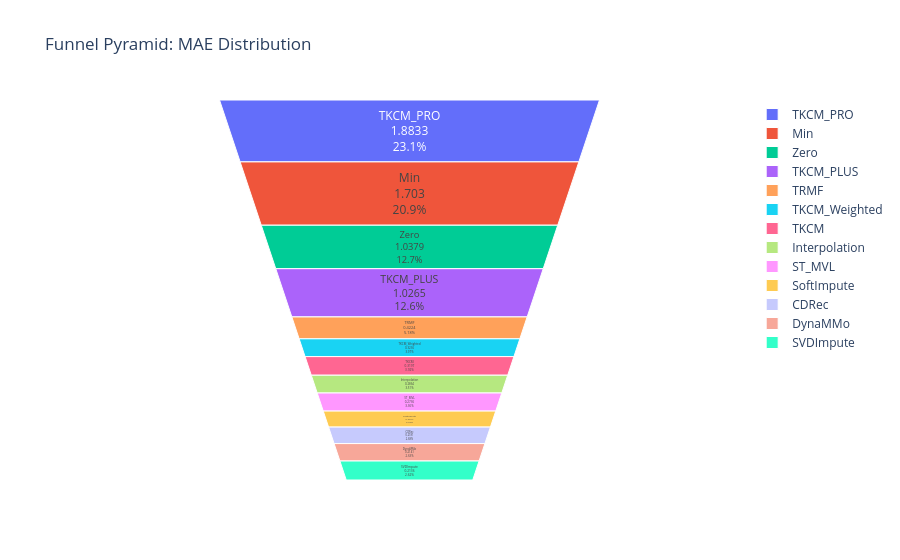

Notebook cell for this chart:
### Code cell
#🔻 Funnel Pyramid (Descending MAE)

import plotly.graph_objects as go

# Sort by MAE descending
sorted_df = results_df.sort_values(by="MAE", ascending=False)

# Make sure MAE is numeric
sorted_df["MAE"] = pd.to_numeric(sorted_df["MAE"], errors="coerce")

# Create Funnelarea chart
fig = go.Figure(go.Funnelarea(
    labels=sorted_df["Method"],
    values=sorted_df["MAE"],
    textinfo="label+value+percent"  # ✅ valid format
))

fig.update_layout(title="Funnel Pyramid: MAE Distribution")
fig.show()

### Figure 1 — Plotly figure (JSON) as saved in the notebook; plotly's stock layout.template omitted (floating-point values rounded to 4 significant figures)
{"data": [{"labels": ["TKCM_PRO", "Min", "Zero", "TKCM_PLUS", "TRMF", "TKCM_Weighted", "TKCM", "Interpolation", "ST_MVL", "SoftImpute", "CDRec", "DynaMMo", "SVDImpute"], "textinfo": "label+value+percent", "type": "funnelarea", "values": [1.883, 1.703, 1.038, 1.026, 0.4224, 0.3236, 0.3197, 0.2864, 0.2736, 0.2267, 0.2181, 0.2141, 0.2136]}], "layout": {"title": {"text": "Funnel Pyramid: MAE Distribution"}}}
